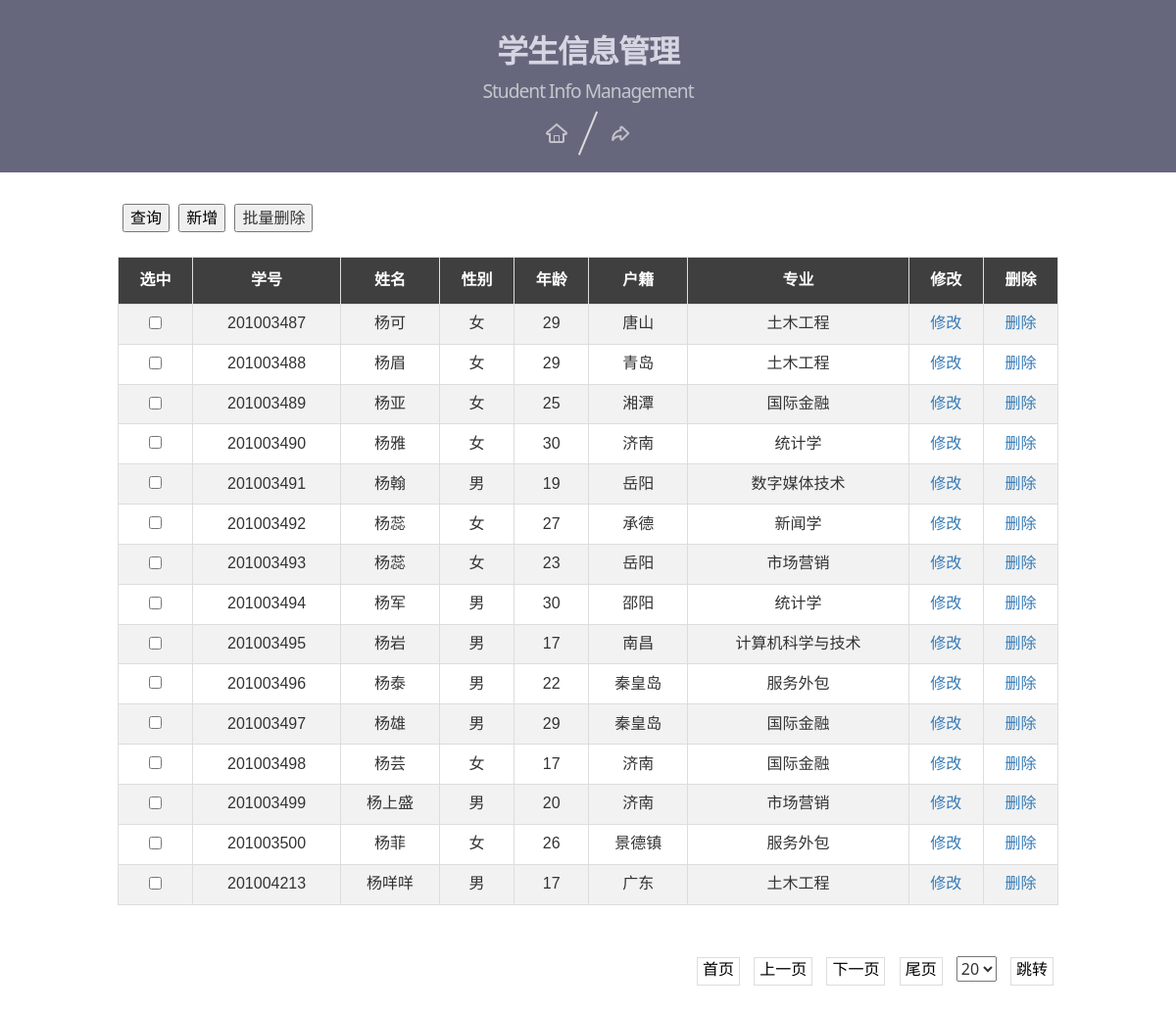
Screenshot of /page/20?name= (signed in) with the database file from the repository.
### tables this page shows
CREATE TABLE "student_info"(
        stu_id char(9) PRIMARY KEY NOT NULL check(LENGTH(stu_id) = 9),
        stu_name       VARCHAR(50) NOT NULL,
        stu_sex        CHAR(2)     NOT NULL check(stu_sex in ('男','女')) default '男',
        stu_age        INT         NOT NULL check(stu_age between 1 and 100),
        stu_origin     VARCHAR(50) NOT NULL,
        stu_profession_id int NOT NULL,
       	FOREIGN KEY (stu_profession_id) REFERENCES stu_profession(stu_profession_id)
        );

CREATE TABLE stu_profession(
        stu_profession_id INTEGER PRIMARY KEY,
        stu_profession    VARCHAR(50) NOT NULL
        );

### main.py (the view)
@app.route('/page/<int:pageid>', methods=['GET'])
def page_to(pageid):
    if not CheckLogin():
        return redirect(url_for('login'))
    strWhere = []
    schfilter = "?name="  # 过滤器，用来在切换页面的时候保持GET请求参数
    if "name" in request.args:
        name = request.args["name"]
        if name != "":
            strWhere.append("stu_name like '%%%s%%'" % name)
            schfilter += name
    schfilter + "&stuno="
    if "stuno" in request.args:
        stuno = request.args["stuno"]
        if stuno != "":
            strWhere.append("stu_id = '%s'" % stuno)
            schfilter += stuno
    tablename = "student_info"
    sql = "SELECT stu_id 学号,stu_name 姓名,stu_sex 性别,stu_age 年龄,stu_origin 户籍,p.stu_profession 专业 FROM student_info s INNER JOIN stu_profession p " \
          "on s.stu_profession_id=p.stu_profession_id"
    if len(strWhere) > 0:
        sql = sql + " where " + " and ".join(strWhere)
        print(sql)
    result, fields = GetSql2(sql)
    n_per_page = 20  # 每页显示的条数
    total_page = int(len(result) / n_per_page + 0.99)
    print(total_page)
    return render_template('show.html', datas=result[(pageid-1)*n_per_page:(pageid)*n_per_page],
                           fields=fields, pageid=pageid, total_page=total_page, schfilter=schfilter)

### dbSqlite3.py (called while the page is built)
def OpenDb():
    database = "./db/student_083_2.db"
    conn = sqlite3.connect(database)
    return conn

def GetSql(conn, sql):
    cur = conn.cursor()
    cur.execute(sql)
    fields=[]
    for field in cur.description:
        fields.append(field[0])
    result = cur.fetchall()
    cur.close()
    return result,fields

def CloseDb(conn):
    conn.close()

def GetSql2(sql):
    conn = OpenDb()
    result,fields = GetSql(conn, sql)
    CloseDb(conn)
    return result,fields

### main.py (called while the page is built)
def CheckLogin():
    if 'username' not in session:
        return False
    else:
        return True

### templates/show.html (shortened to what this page needs)
<!DOCTYPE html>
<html lang="zh">
<head>
    <link href="http://cdn.bootcss.com/bootstrap/3.3.7/css/bootstrap.min.css" rel="stylesheet">
    <link rel="stylesheet" href="../static/css/htmleaf.css" type="text/css">
    <link rel="stylesheet" href="../static/css/paginated.css" type="text/css">
</head>
<body onload="infoConfirm()">
<div class="htmleaf-container">
    <header class="htmleaf-header">
        <h1>学生信息管理 <span>Student Info Management</span></h1>
        <div class="htmleaf-links">
            <a class="htmleaf-icon icon-htmleaf-home-outline" href="/page/1" title="首页"><span>首页</span></a>
            <a class="htmleaf-icon icon-htmleaf-arrow-forward-outline" href="/login" title="退出"><span> 退出</span></a>
        </div>
    </header>
    <div style="margin:auto; width:80%;padding:2em 0;">
        <div id="dataTable" class="table table-striped table-bordered" cellspacing="0" width="80%">
            <form action="/delete_students">
                <div class="top_buttons">
                    <button class="tops" id="search_btn"><a href="/search">查询</a></button>
                    <button class="tops" id="add_btn"><a href="/add">新增</a></button>
                    <input type="submit" value="批量删除" class="tops" onclick="return confirm('是否确认删除所有选中的学生信息？');">
                </div>
                <table id="dataShowTable" border="1" style="width:100%;text-align: center">
                    <tr>
                        <th>选中</th>
                        {% for a in fields %}
                        <th>{{a}}</th>
                        {% endfor %}
                        <th>修改</th>
                        <th>删除</th>
                    </tr>
                    {%for item in datas%}
                    <tr>
                        <td><input type="checkbox" name="array" value="{{item[0]}}"></td>
                        {%for a in item%}
                        <td>{{a}}</td>
                        {% endfor %}
                        <td><a href="update?id={{item[0]}}">修改</a></td>
                        <td><a href="/del/{{item[0]}}" onclick="return deleteConfirm()">删除</a></td>
                    </tr>
                    {% endfor %}
                </table>
            </form>
            <div id="barcon" class="barcon" style="margin:auto; width:100%;padding:2em 0;">
                <div id="barcon2" class="barcon2">
                    <ul>
                        <li><a href="/page/1{{schfilter}}" id="firstpage">首页</a></li>
                        <li><a href="/page/{{pageid-1}}{{schfilter}}" id="prepage" onclick="check_first()">上一页</a></li>
                        <li><a href="/page/{{pageid+1}}{{schfilter}}" id="nextpage" onclick="check_last()">下一页</a></li>
                        <li><a href="/page/{{total_page}}{{schfilter}}" id="lastpage">尾页</a></li>
                        <li>
                            <select name="" id="jumpWhere" onchange="setAddress_jumpPage()">
                                {% for i in range(1,total_page+1) %}
                                {% if i==pageid %}
                                <option value="{{i}}" class="page{{i}}" selected="selected">{{i}}</option>
                                {% else%}
                                <option value="{{i}}" class="page{{i}}">{{i}}</option>
                                {% endif%}
                                {% endfor%}
                            </select>
                        </li>
                        <li><a href="/page/{{pageid}}{{schfilter}}" id="jumpPage">跳转</a></li>
                    </ul>
                </div>
            </div>
        </div>
    </div>
</div>
</body>
</html>

### static/css/htmleaf.css (style rules this page uses)
[class^="icon-"], [class*=" icon-"] { font-family: 'icomoon'; speak: none; font-style: normal; font-weight: normal; font-variant: normal; text-transform: none; line-height: 1; -webkit-font-smoothing: antialiased; -moz-osx-font-smoothing: grayscale; }
body, html { font-size: 100%; padding: 0; margin: 0; }
*, *:after, *:before { -webkit-box-sizing: border-box; -moz-box-sizing: border-box; box-sizing: border-box; }
body { font-family: "Microsoft YaHei","Segoe UI", "Lucida Grande", Helvetica, Arial,sans-serif; }
.htmleaf-links a { color: rgba(255, 255, 255, 0.6);outline: none;text-decoration: none;-webkit-transition: 0.2s;transition: 0.2s; }
.htmleaf-container { margin: 0 auto; }
.htmleaf-header { padding: 1em 190px 1em; letter-spacing: -1px; text-align: center; background: #66677c; }
.htmleaf-header h1 { color: #D5D6E2; font-weight: 600; font-size: 2em; line-height: 1; margin-bottom: 0; }
.htmleaf-header h1 span { display: block; font-size: 60%; font-weight: 400; padding: 0.8em 0 0.5em 0; color: #c3c8cd; }
.htmleaf-links { position: relative; display: inline-block; white-space: nowrap; font-size: 1.5em; text-align: center; }
.htmleaf-links::after { position: absolute; top: 0; left: 50%; margin-left: -1px; width: 2px; height: 100%; background: #dbdbdb; content: ''; -webkit-transform: rotate3d(0,0,1,22.5deg); transform: rotate3d(0,0,1,22.5deg); }
.htmleaf-icon { display: inline-block; margin: 0.5em; padding: 0em 0; width: 1.5em; text-decoration: none; }
.htmleaf-icon:before { margin: 0 5px; text-transform: none; font-weight: normal; font-style: normal; font-variant: normal; font-family: 'icomoon'; line-height: 1; speak: none; -webkit-font-smoothing: antialiased; }
.icon-htmleaf-home-outline:before { content: "\e5000"; }
.icon-htmleaf-arrow-forward-outline:before { content: "\e5001"; }

### static/css/paginated.css (style rules this page uses)
.barcon { width: 1000px; margin: 0 auto; text-align: center; }
.barcon2 ul { margin: 20px 0; padding-left: 0; list-style: none; text-align: center; }
.barcon2 li { display: inline; }
.barcon2 a { font-size: 16px; font-weight: normal; display: inline-block; padding: 5px; padding-top: 0; color: black; border: 1px solid #ddd; background-color: #fff; }

### templates/show.html (style rules this page uses)
body { background: white; }
.tops { margin-bottom: 25px; margin-left: 5px; }
.tops > a { color: #000000 }
#dataTable { border: none; }
#dataShowTable { font-family: Arial, Helvetica, sans-serif; border-collapse: collapse; width: 100%; }
#dataShowTable td, #dataShowTable th { border: 1px solid #ddd; padding: 8px; }
#dataShowTable tr:nth-child(even) { background-color: #f2f2f2; }
#dataShowTable th { padding-top: 12px; padding-bottom: 12px; text-align: center; background-color: #3F3F3F; color: white; }
#barcon { overflow: hidden; }
#barcon2 { float: right }
#barcon2 > ul > li { padding: 5px; }

### rows the page displays
student_info: stu_id "201003487", stu_name "杨可", item "女" "29", stu_origin "唐山"
stu_profession: stu_profession "土木工程"
student_info: stu_id "201003488", stu_name "杨眉", item "女" "29", stu_origin "青岛"
student_info: stu_id "201003489", stu_name "杨亚", item "女" "25", stu_origin "湘潭"
stu_profession: stu_profession "国际金融"
student_info: stu_id "201003490", stu_name "杨雅", item "女" "30", stu_origin "济南"
stu_profession: stu_profession "统计学"
student_info: stu_id "201003491", stu_name "杨翰", item "男" "19", stu_origin "岳阳"
stu_profession: stu_profession "数字媒体技术"
student_info: stu_id "201003492", stu_name "杨蕊", item "女" "27", stu_origin "承德"
stu_profession: stu_profession "新闻学"
student_info: stu_id "201003493", stu_name "杨蕊", item "女" "23", stu_origin "岳阳"
stu_profession: stu_profession "市场营销"
student_info: stu_id "201003494", stu_name "杨军", item "男" "30", stu_origin "邵阳"
student_info: stu_id "201003495", stu_name "杨岩", item "男" "17", stu_origin "南昌"
stu_profession: stu_profession "计算机科学与技术"
student_info: stu_id "201003496", stu_name "杨泰", item "男" "22", stu_origin "秦皇岛"
stu_profession: stu_profession "服务外包"
student_info: stu_id "201003497", stu_name "杨雄", item "男" "29", stu_origin "秦皇岛"
student_info: stu_id "201003498", stu_name "杨芸", item "女" "17", stu_origin "济南"
student_info: stu_id "201003499", stu_name "杨上盛", item "男" "20", stu_origin "济南"
student_info: stu_id "201003500", stu_name "杨菲", item "女" "26", stu_origin "景德镇"
student_info: stu_id "201004213", stu_name "杨咩咩", item "男" "17", stu_origin "广东"

### other values shown
{{ a }} "学号" "姓名" "性别" "年龄" "户籍" "专业"
form field value "20"
